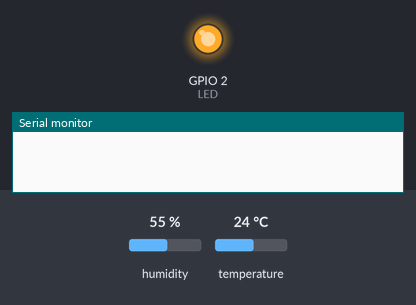
Bench run of a sketch on a simulated ESP8266 (NodeMCU). Shown: output pins drawn as LEDs (lit = HIGH), the last lines printed to the serial monitor. Inputs (shaded band) come from the test bench; at power-on: humidity 55 %, temperature 24 °C. Random numbers use the default seed unless the sketch sets one.

Above: at 5.0 s.
At 11.0 s:
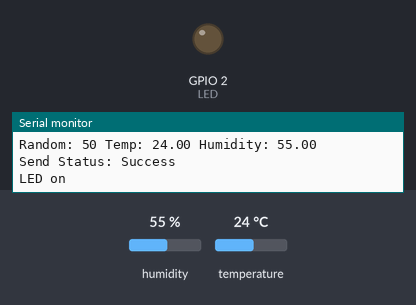
Timing chart, 0 to 13.1 s (numbered marks = the images above):
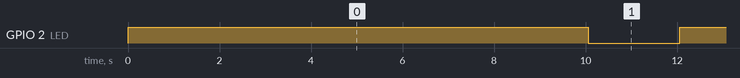

The sketch:

slave.ino
```cpp
#include <ESP8266WiFi.h>
#include <espnow.h>
#include "Adafruit_Sensor.h"
#include "Adafruit_AM2320.h"

#define LED LED_BUILTIN // D2
#define INITIALTIMER 10000
#define RUNNINGTIMER 60000

Adafruit_AM2320 am2320 = Adafruit_AM2320();

// REPLACE WITH RECEIVER MAC Address
//40:91:51:4F:ED:0B
uint8_t broadcastAddress[] = {0x40, 0x91, 0x51, 0x4F, 0xED, 0x0B};

// Structure example to send data
// Must match the receiver structure
typedef struct struct_message {
  int random;
  float temp;
  float humid;
} struct_message;

// Create a struct_message called myData
struct_message myData;

unsigned long lastTime = 0;
unsigned long timerDelay = INITIALTIMER;  // send readings timer
unsigned long ledTimeout = 2000;  // seconds to keep led on after successfull send
bool ledOn = false;

bool setupActive = true;
unsigned long setupTime = 0;
unsigned long setupTimeout = 10 * 60 * 1000;

// Callback when data is sent
void OnDataSent(uint8_t *mac_addr, uint8_t sendStatus) {
  Serial.print("Send Status: ");
  if (sendStatus == 0) {
    Serial.println("Success");
    if (setupActive) {
      digitalWrite(LED, LOW);
      ledOn = true;
      Serial.println("LED on");
    }
  } else {
    Serial.println("Fail");
  }
}

void setup() {
  // Init Serial Monitor
  Serial.begin(115200);

  while (!Serial) {
    delay(10); // hang out until serial port opens
  }

  Wire.begin(4, 0);
  am2320.begin();

  pinMode(LED, OUTPUT);
  digitalWrite(LED, HIGH);

  // Set device as a Wi-Fi Station
  WiFi.mode(WIFI_STA);

  // Init ESP-NOW
  if (esp_now_init() != 0) {
    Serial.println("Error initializing ESP-NOW");
    return;
  }

  // Once ESPNow is successfully Init, we will register for Send CB to
  // get the status of Trasnmitted packet
  esp_now_set_self_role(ESP_NOW_ROLE_CONTROLLER);
  esp_now_register_send_cb(OnDataSent);

  // Register peer
  esp_now_add_peer(broadcastAddress, ESP_NOW_ROLE_SLAVE, 1, NULL, 0);

  setupTime = millis();
}

void loop() {
  if (setupActive) {
    if ((millis() - setupTime) > setupTimeout) {
      timerDelay = RUNNINGTIMER;
      setupActive = false;
      Serial.println("Setup deactivated");
    }

    // Turn off LED after set time
    if (ledOn && ((millis() - lastTime) > ledTimeout)) {
      Serial.println("LED off");
      digitalWrite(LED, HIGH);
      ledOn = false;
    }
  }


  // Read and send data
  if ((millis() - lastTime) > timerDelay) {
    // Set values to send
    myData.random = random(1,99);
    myData.temp = am2320.readTemperature();
    myData.humid = am2320.readHumidity();

    Serial.print("Random: ");
    Serial.print(myData.random);
    Serial.print(" Temp: ");
    Serial.print(myData.temp);
    Serial.print(" Humidity: ");
    Serial.println(myData.humid);

    // Send message via ESP-NOW
    esp_now_send(broadcastAddress, (uint8_t *) &myData, sizeof(myData));

    lastTime = millis();
  }

  delay(100);
}
```

Measured:
- by itself, GPIO 2 (LED): alternates HIGH for 8.1 s and LOW for 2.0 s
